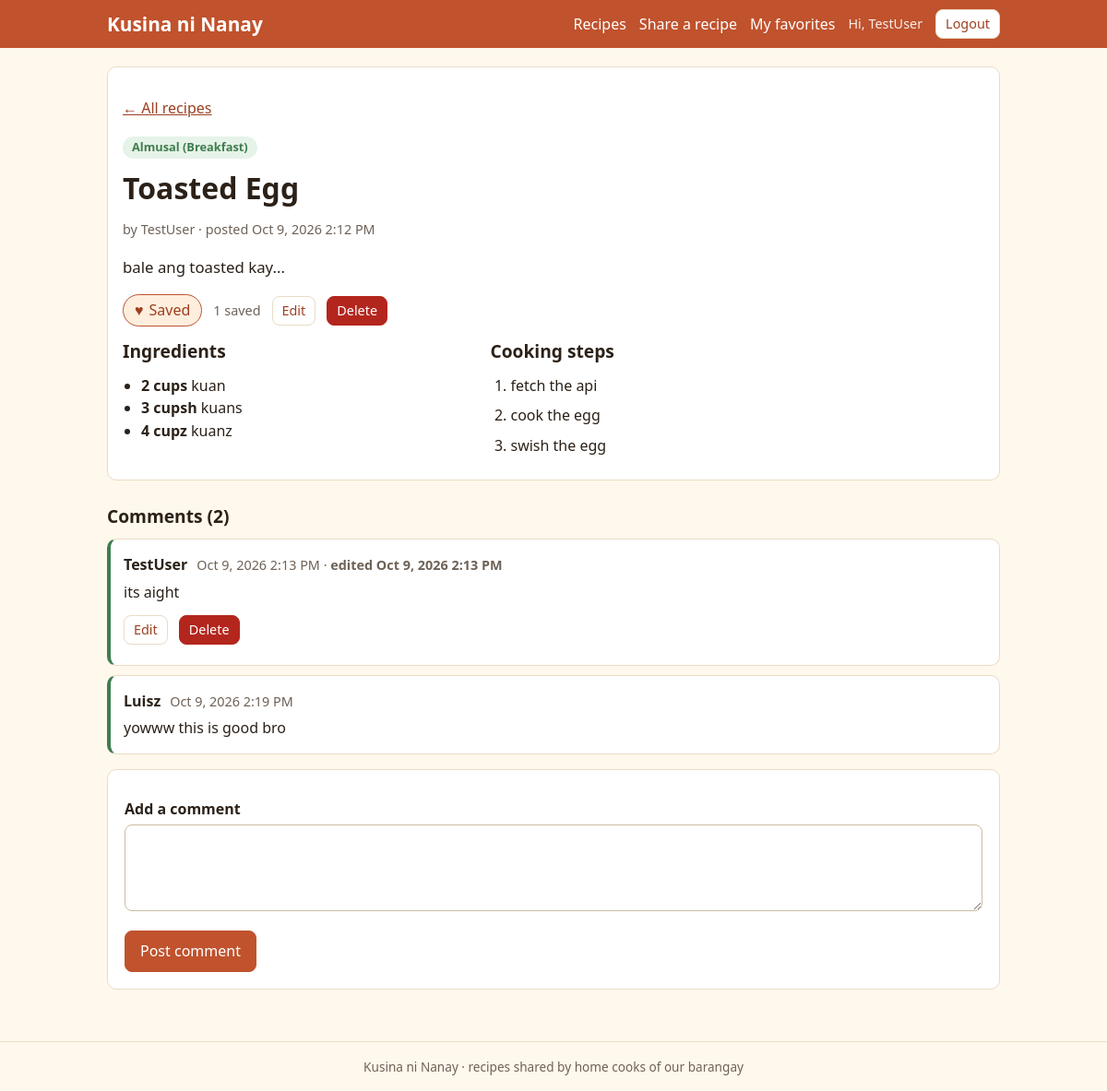
Screenshot of /recipe.php?id=1 (signed in) with the database file from the repository.
### tables this page shows
CREATE TABLE `recipes` (
  `id` int(10) UNSIGNED NOT NULL,
  `user_id` int(10) UNSIGNED NOT NULL,
  `category_id` int(10) UNSIGNED NOT NULL,
  `title` varchar(120) NOT NULL,
  `description` varchar(500) NOT NULL,
  `steps` text NOT NULL,
  `created_at` datetime NOT NULL DEFAULT current_timestamp(),
  `edited_at` datetime DEFAULT NULL
);

CREATE TABLE `categories` (
  `id` int(10) UNSIGNED NOT NULL,
  `name` varchar(60) NOT NULL
);

CREATE TABLE `users` (
  `id` int(10) UNSIGNED NOT NULL,
  `name` varchar(100) NOT NULL,
  `email` varchar(255) NOT NULL,
  `password` varchar(255) NOT NULL,
  `created_at` datetime NOT NULL DEFAULT current_timestamp()
);

CREATE TABLE `ingredients` (
  `id` int(10) UNSIGNED NOT NULL,
  `recipe_id` int(10) UNSIGNED NOT NULL,
  `name` varchar(100) NOT NULL,
  `quantity` varchar(50) NOT NULL DEFAULT ''
);

CREATE TABLE `comments` (
  `id` int(10) UNSIGNED NOT NULL,
  `recipe_id` int(10) UNSIGNED NOT NULL,
  `user_id` int(10) UNSIGNED NOT NULL,
  `content` varchar(1000) NOT NULL,
  `created_at` datetime NOT NULL DEFAULT current_timestamp(),
  `edited_at` datetime DEFAULT NULL
);

### classes/Auth.php (called while the page is built, shortened)
<?php
class Auth
{
    public static function check(): bool
    {
        return !empty($_SESSION['user_id']);
    }
    public static function id(): int
    {
        return (int)($_SESSION['user_id'] ?? 0);
    }
    public static function name(): string
    {
        return (string)($_SESSION['name'] ?? '');
    }
}

### bootstrap.php (called while the page is built, shortened)
<?php
spl_autoload_register(function ($class) {
    $file = __DIR__ . '/classes/' . $class . '.php';
});
function e($value): string
{
    return htmlspecialchars((string)$value, ENT_QUOTES, 'UTF-8');
}
function show_date($datetime): string
{
    return date('M j, Y g:i A', strtotime((string)$datetime));
}
function input_str(array $source, string $key): string
{
    return (isset($source[$key]) && is_string($source[$key])) ? trim($source[$key]) : '';
}

### classes/RecipeRepository.php (called while the page is built, shortened)
<?php
class RecipeRepository
{
    private $db;
    public function __construct(PDO $db)
    {
        $this->db = $db;
    }
    private function baseSql(): string
    {
        return 'SELECT r.id, r.user_id, r.category_id, r.title, r.description, r.steps,
                       r.created_at, r.edited_at,
                       u.name AS author, c.name AS category,
                       (SELECT COUNT(*) FROM favorites f WHERE f.recipe_id = r.id) AS saves,
                       EXISTS (SELECT 1 FROM favorites f2
                               WHERE f2.recipe_id = r.id AND f2.user_id = :me) AS is_fav
                FROM recipes r
                INNER JOIN users u ON u.id = r.user_id
                INNER JOIN categories c ON c.id = r.category_id';
    }
    public function find(int $id, int $me)
    {
        $stmt = $this->db->prepare($this->baseSql() . ' WHERE r.id = :id');
        $stmt->execute(['me' => $me, 'id' => $id]);
        return $stmt->fetch();
    }
    public function ingredientsOf(int $recipeId): array
    {
        $stmt = $this->db->prepare('SELECT name, quantity FROM ingredients WHERE recipe_id = :rid ORDER BY id');
        $stmt->execute(['rid' => $recipeId]);
        return $stmt->fetchAll();
    }
}

### classes/CommentRepository.php (called while the page is built, shortened)
<?php
class CommentRepository
{
    private $db;
    public function __construct(PDO $db)
    {
        $this->db = $db;
    }
    public function forRecipe(int $recipeId): array
    {
        $stmt = $this->db->prepare(
            'SELECT c.id, c.user_id, c.content, c.created_at, c.edited_at, u.name AS author
             FROM comments c
             INNER JOIN users u ON u.id = c.user_id
             WHERE c.recipe_id = :rid
             ORDER BY c.created_at ASC, c.id ASC'
        );
        $stmt->execute(['rid' => $recipeId]);
        return $stmt->fetchAll();
    }
}

### recipe.php (the view, shortened to what this page needs)
<?php
require __DIR__ . '/bootstrap.php';
$db = Database::connect();
$recipes = new RecipeRepository($db);
$comments = new CommentRepository($db);
$id = (int)input_str($_GET, 'id');
$me = Auth::id();
$recipe = $recipes->find($id, $me);
$newComment = '';
$ingredients = $recipes->ingredientsOf($id);
$steps = array_values(array_filter(preg_split('/\r\n|\r|\n/', $recipe['steps']), function ($line) {
    return trim($line) !== '';
}));
$allComments = $comments->forRecipe($id);
$isOwner = (int)$recipe['user_id'] === $me;
require __DIR__ . '/partials/header.php';
?>
<article class="recipe-detail">
  <p><a href="index.php">&larr; All recipes</a></p>
  <span class="tag"><?= e($recipe['category']) ?></span>
  <h1><?= e($recipe['title']) ?></h1>
  <p class="muted">
    by <?= e($recipe['author']) ?> &middot; posted <?= e(show_date($recipe['created_at'])) ?>
  </p>
  <p class="lead"><?= e($recipe['description']) ?></p>
  <div class="actions">
    <button type="button" class="fav-btn<?= $recipe['is_fav'] ? ' is-on' : '' ?>"
            data-recipe-id="<?= (int)$recipe['id'] ?>"
            aria-pressed="<?= $recipe['is_fav'] ? 'true' : 'false' ?>">
      <span class="fav-icon" aria-hidden="true"><?= $recipe['is_fav'] ? '&#9829;' : '&#9825;' ?></span>
      <span class="fav-label"><?= $recipe['is_fav'] ? 'Saved' : 'Save' ?></span>
    </button>
    <span class="muted"><span class="save-count" data-recipe-id="<?= (int)$recipe['id'] ?>"><?= (int)$recipe['saves'] ?></span> saved</span>
    <?php if ($isOwner): ?>
      <a class="btn btn-light btn-small" href="recipe-form.php?id=<?= (int)$recipe['id'] ?>">Edit</a>
      <form method="post" action="recipe.php?id=<?= (int)$recipe['id'] ?>" class="inline" data-confirm="Delete this recipe and all its comments?">
        <button type="submit" class="btn btn-danger btn-small">Delete</button>
      </form>
    <?php endif; ?>
  </div>
  <div class="two-col">
    <section>
      <h2>Ingredients</h2>
      <ul class="ingredients">
        <?php foreach ($ingredients as $ing): ?>
          <li><?php if ($ing['quantity'] !== ''): ?><strong><?= e($ing['quantity']) ?></strong> <?php endif; ?><?= e($ing['name']) ?></li>
        <?php endforeach; ?>
      </ul>
    </section>
    <section>
      <h2>Cooking steps</h2>
      <ol class="steps">
        <?php foreach ($steps as $step): ?>
          <li><?= e($step) ?></li>
        <?php endforeach; ?>
      </ol>
    </section>
  </div>
</article>
<section id="comments" class="comments">
  <h2>Comments (<?= count($allComments) ?>)</h2>
  <?php foreach ($allComments as $c): ?>
    <div class="comment">
      <p class="comment-head">
        <strong><?= e($c['author']) ?></strong>
        <span class="muted"><?= e(show_date($c['created_at'])) ?>
          <?php if ($c['edited_at']): ?>&middot; <strong>edited <?= e(show_date($c['edited_at'])) ?></strong><?php endif; ?>
        </span>
      </p>
      <p><?= nl2br(e($c['content'])) ?></p>
      <?php if ((int)$c['user_id'] === $me): ?>
        <div class="actions">
          <a class="btn btn-light btn-small" href="comment-edit.php?id=<?= (int)$c['id'] ?>">Edit</a>
          <form method="post" action="recipe.php?id=<?= (int)$recipe['id'] ?>" class="inline" data-confirm="Delete this comment?">
            <button type="submit" class="btn btn-danger btn-small">Delete</button>
          </form>
        </div>
      <?php endif; ?>
    </div>
  <?php endforeach; ?>
  <form method="post" action="recipe.php?id=<?= (int)$recipe['id'] ?>#comments" class="form-card">
    <label for="content">Add a comment</label>
    <textarea id="content" name="content" rows="3" maxlength="1000" required><?= e($newComment) ?></textarea>
    <button type="submit" class="btn">Post comment</button>
  </form>
</section>
<?php require __DIR__ . '/partials/footer.php'; ?>

### partials/header.php (shortened to what this page needs)
<!DOCTYPE html>
<html lang="en">
<head>
  <link rel="stylesheet" href="assets/css/style.css">
</head>
<body>
<header class="site-header">
  <div class="container nav">
    <a class="brand" href="index.php">Kusina ni Nanay</a>
    <nav class="nav-links">
      <?php if (Auth::check()): ?>
        <a href="index.php">Recipes</a>
        <a href="recipe-form.php">Share a recipe</a>
        <a href="favorites.php">My favorites</a>
        <span class="who">Hi, <?= e(Auth::name()) ?></span>
        <a class="btn btn-small btn-light" href="logout.php">Logout</a>
      <?php else: ?>
        <a href="login.php">Login</a>
        <a class="btn btn-small btn-light" href="register.php">Register</a>
      <?php endif; ?>
    </nav>
  </div>
</header>
<main class="container">

### partials/footer.php (shortened to what this page needs)
</main>
<footer class="site-footer">
  <div class="container">Kusina ni Nanay &middot; recipes shared by home cooks of our barangay</div>
</footer>
</body>
</html>

### assets/css/style.css (style rules this page uses)
:root { --cream: #fff8ec; --paper: #ffffff; --ink: #2b2118; --muted: #6e6257; --terracotta: #c0522d; --terracotta-dark: #9d3f20; --leaf: #3f7d4e; --line: #eadcc6; --danger: #b3261e; --radius: 10px; }
* { box-sizing: border-box; }
body { margin: 0; font-family: "Segoe UI", Tahoma, Arial, sans-serif; line-height: 1.55; color: var(--ink); background: var(--cream); }
.container { width: 100%; max-width: 1000px; margin: 0 auto; padding: 0 16px; }
main.container { padding-top: 20px; padding-bottom: 40px; min-height: 70vh; }
h1 { font-size: 1.6rem; margin: 0.4em 0; line-height: 1.2; }
h2 { font-size: 1.2rem; margin: 0 0 0.5em; }
a { color: var(--terracotta-dark); }
.muted { color: var(--muted); font-size: 0.9rem; }
.lead { font-size: 1.05rem; }
.site-header { background: var(--terracotta); color: #fff; }
.nav { display: flex; flex-wrap: wrap; align-items: center; justify-content: space-between; gap: 8px; padding-top: 10px; padding-bottom: 10px; }
.brand { font-size: 1.3rem; font-weight: 700; color: #fff; text-decoration: none; }
.nav-links { display: flex; flex-wrap: wrap; align-items: center; gap: 6px 14px; }
.nav-links a { color: #fff; text-decoration: none; }
.nav-links a.btn { text-decoration: none; }
.who { font-size: 0.9rem; opacity: 0.9; }
.site-footer { border-top: 1px solid var(--line); padding: 16px 0; color: var(--muted); font-size: 0.85rem; text-align: center; }
.btn { display: inline-block; padding: 9px 16px; border: 1px solid var(--terracotta); border-radius: 8px; background: var(--terracotta); color: #fff; font: inherit; cursor: pointer; text-decoration: none; }
.btn-light { background: #fff; color: var(--terracotta-dark); border-color: var(--line); }
.site-header .btn-light { color: var(--terracotta-dark); }
.btn-danger { background: var(--danger); border-color: var(--danger); }
.btn-small { padding: 4px 10px; font-size: 0.9rem; }
.form-card { background: var(--paper); border: 1px solid var(--line); border-radius: var(--radius); padding: 18px; max-width: 460px; margin: 16px auto; }
label { display: block; font-weight: 600; margin: 12px 0 4px; }
input[type="text"], input[type="email"], input[type="password"], input[type="search"], select, textarea { width: 100%; padding: 9px 10px; border: 1px solid #cdbba0; border-radius: 8px; font: inherit; background: #fff; }
textarea { resize: vertical; }
.form-card .btn { margin-top: 14px; }
.tag { display: inline-block; background: #e6f3e8; color: var(--leaf); border-radius: 999px; padding: 2px 10px; font-size: 0.8rem; font-weight: 600; }
.fav-btn { display: inline-flex; align-items: center; gap: 6px; background: #fff; border: 1px solid var(--line); border-radius: 999px; padding: 4px 12px; font: inherit; cursor: pointer; color: var(--muted); }
.fav-btn.is-on { color: var(--terracotta-dark); border-color: var(--terracotta); background: #fdeede; }
.recipe-detail { background: var(--paper); border: 1px solid var(--line); border-radius: var(--radius); padding: 16px; }
.actions { display: flex; flex-wrap: wrap; align-items: center; gap: 8px 12px; margin: 12px 0; }
form.inline { display: inline; margin: 0; }
.two-col { display: grid; grid-template-columns: 1fr; gap: 16px; margin-top: 12px; }
.ingredients { padding-left: 20px; margin: 0; }
.steps { padding-left: 22px; margin: 0; }
.steps li { margin-bottom: 8px; }
.comments { margin-top: 24px; }
.comment { background: var(--paper); border: 1px solid var(--line); border-left: 4px solid var(--leaf); border-radius: var(--radius); padding: 10px 14px; margin-bottom: 10px; }
.comment p { margin: 0.3em 0; }
.comment-head { display: flex; flex-wrap: wrap; gap: 4px 10px; align-items: baseline; }
.comments .form-card { max-width: none; margin-left: 0; margin-right: 0; }
@media (min-width: 640px) { h1 { font-size: 2rem; } }
@media (min-width: 820px) { .two-col { grid-template-columns: 1fr 1.4fr; } }

### rows the page displays
recipes: category.name "Almusal (Breakfast)", title "Toasted Egg", user.name "TestUser", created_at "Oct 9, 2026 2:12 PM", description "bale ang toasted kay...", steps "fetch the api", steps "cook the egg", steps "swish the egg"
ingredients: quantity "2 cups", name "kuan"
ingredients: quantity "3 cupsh", name "kuans"
ingredients: quantity "4 cupz", name "kuanz"
comments: user.name "TestUser", created_at "Oct 9, 2026 2:13 PM", edited_at "Oct 9, 2026 2:13 PM", content "its aight"
comments: user.name "Luisz", created_at "Oct 9, 2026 2:19 PM", content "yowww this is good bro"

### other values shown
Auth::name() "TestUser"
$recipe['saves'] "1"
count($allComments) "2"
